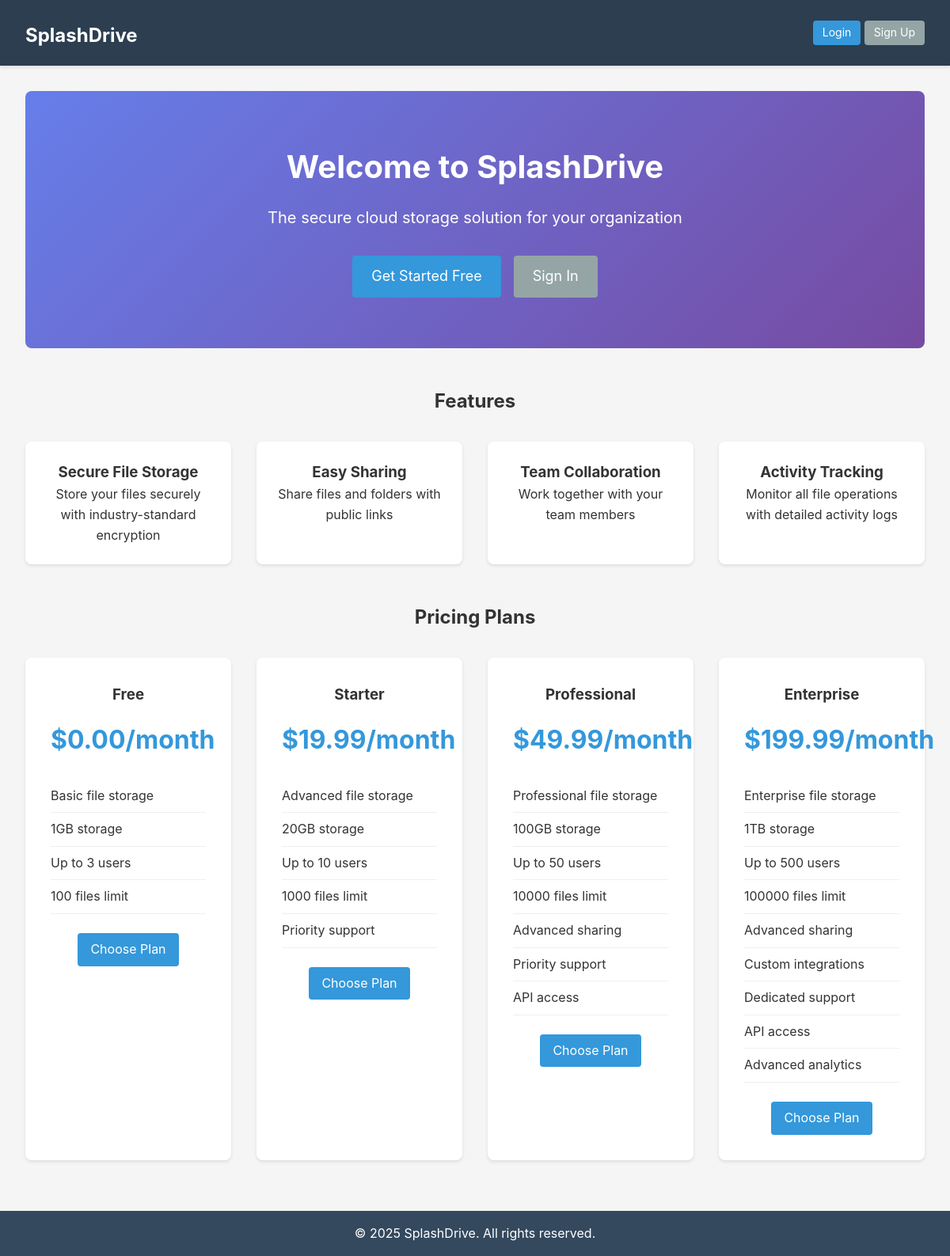
The page / on the database its author committed.
### tables this page shows
CREATE TABLE IF NOT EXISTS `subscription_plans` (
  `id` INT UNSIGNED NOT NULL AUTO_INCREMENT,
  `name` VARCHAR(255) NOT NULL,
  `slug` VARCHAR(255) NOT NULL UNIQUE,
  `description` TEXT DEFAULT NULL,
  `price_monthly` DECIMAL(10, 2) NOT NULL DEFAULT 0.00,
  `price_yearly` DECIMAL(10, 2) NOT NULL DEFAULT 0.00,
  `max_storage_bytes` BIGINT UNSIGNED NOT NULL DEFAULT 0,
  `max_users` INT UNSIGNED NOT NULL DEFAULT 0,
  `max_files` INT UNSIGNED NOT NULL DEFAULT 0,
  `features` TEXT DEFAULT NULL,
  `is_active` TINYINT(1) DEFAULT 1,
  `sort_order` INT DEFAULT 0,
  `created_at` TIMESTAMP DEFAULT CURRENT_TIMESTAMP,
  `updated_at` TIMESTAMP DEFAULT CURRENT_TIMESTAMP ON UPDATE CURRENT_TIMESTAMP,
  PRIMARY KEY (`id`),
  INDEX `idx_slug` (`slug`),
  INDEX `idx_is_active` (`is_active`)
);

### app/controllers/HomeController.php (called while the page is built, shortened)
<?php
class HomeController extends Controller {
    public function index() {
        $planModel = $this->model('SubscriptionPlan');
        $plans = $planModel->getActivePlans();
        $this->view('home/index', [
            'plans' => $plans,
            'title' => 'Welcome to ' . APP_NAME
        ]);
    }
}

### app/core/Router.php (called while the page is built, shortened)
<?php
class Router {
    private $routes = [];
    public function add($method, $path, $controller, $action) {
        $this->routes[] = [
            'method' => strtoupper($method),
            'path' => $path,
            'controller' => $controller,
            'action' => $action
        ];
    }
    public function match($url, $method = 'GET') {
        $url = parse_url($url, PHP_URL_PATH);
        foreach ($this->routes as $route) {
            $pattern = preg_replace('/\{([a-zA-Z0-9_]+)\}/', '(?P<$1>[a-zA-Z0-9_-]+)', $route['path']);
            $pattern = '#^' . $pattern . '$#';
            if (preg_match($pattern, $url, $matches)) {
                $params = [];
                return [
                    'controller' => $route['controller'],
                    'action' => $route['action'],
                    'params' => $params
                ];
            }
        }
        return false;
    }
    public function dispatch($url, $method = 'GET') {
        $route = $this->match($url, $method);
        $action = $route['action'];
        $this->params = $route['params'];
        $controller = new $controllerName();
        call_user_func_array([$controller, $action], $this->params);
    }
}

### public/index.php (called while the page is built, shortened)
<?php
require_once APP_PATH . '/core/Database.php';
require_once APP_PATH . '/core/Model.php';
require_once APP_PATH . '/core/Controller.php';
require_once APP_PATH . '/core/Router.php';
$router = new Router();
$router->add('GET', '/', 'HomeController', 'index');
$router->add('GET', '/auth/login', 'AuthController', 'login');
$router->add('POST', '/auth/login', 'AuthController', 'loginPost');
$router->add('GET', '/auth/register', 'AuthController', 'register');
$router->add('POST', '/auth/register', 'AuthController', 'registerPost');
$router->add('GET', '/auth/logout', 'AuthController', 'logout');
$router->add('GET', '/dashboard', 'DashboardController', 'index');
$router->add('GET', '/dashboard/admin', 'DashboardController', 'admin');
$router->add('GET', '/users', 'UserController', 'index');
$router->add('GET', '/users/create', 'UserController', 'create');
$router->add('POST', '/users/create', 'UserController', 'store');
$router->add('GET', '/users/edit/{id}', 'UserController', 'edit');
$router->add('POST', '/users/edit/{id}', 'UserController', 'update');
$router->add('POST', '/users/delete/{id}', 'UserController', 'delete');
$router->add('GET', '/tenants', 'TenantController', 'index');
$router->add('GET', '/tenants/create', 'TenantController', 'create');
$router->add('POST', '/tenants/create', 'TenantController', 'store');
$router->add('GET', '/tenants/edit/{id}', 'TenantController', 'edit');
$router->add('POST', '/tenants/edit/{id}', 'TenantController', 'update');
$router->add('GET', '/tenants/view/{id}', 'TenantController', 'view');
$router->add('GET', '/files', 'FileController', 'index');
$router->add('GET', '/files/folder/{id}', 'FileController', 'folder');
$router->add('POST', '/files/upload', 'FileController', 'upload');
$router->add('GET', '/files/download/{id}', 'FileController', 'download');
$router->add('POST', '/files/delete/{id}', 'FileController', 'delete');
$router->add('POST', '/files/move/{id}', 'FileController', 'move');
$router->add('POST', '/files/rename/{id}', 'FileController', 'rename');
$router->add('GET', '/files/search', 'FileController', 'search');
$router->add('GET', '/folders', 'FolderController', 'index');
$router->add('POST', '/folders/create', 'FolderController', 'create');
$router->add('POST', '/folders/delete/{id}', 'FolderController', 'delete');
$router->add('POST', '/folders/rename/{id}', 'FolderController', 'rename');
$router->add('POST', '/folders/move/{id}', 'FolderController', 'move');
$router->add('GET', '/trash', 'TrashController', 'index');
$router->add('POST', '/trash/restore/{type}/{id}', 'TrashController', 'restore');
$router->add('POST', '/trash/delete/{type}/{id}', 'TrashController', 'deletePermanently');
$router->add('POST', '/trash/empty', 'TrashController', 'empty');
$router->add('GET', '/share/{token}', 'ShareController', 'view');
$router->add('POST', '/share/create', 'ShareController', 'create');
$router->add('POST', '/share/delete/{id}', 'ShareController', 'delete');
$router->add('GET', '/shares', 'ShareController', 'index');
$router->add('GET', '/subscription', 'SubscriptionController', 'index');
$router->add('POST', '/subscription/change', 'SubscriptionController', 'change');
$router->add('GET', '/subscription/plans', 'SubscriptionController', 'plans');
$router->add('GET', '/billing', 'BillingController', 'index');
$router->add('GET', '/billing/invoices', 'BillingController', 'invoices');
$router->add('GET', '/billing/invoice/{id}', 'BillingController', 'invoice');
$router->add('POST', '/billing/pay/{id}', 'BillingController', 'pay');
$router->add('GET', '/activity', 'ActivityController', 'index');
$router->add('GET', '/activity/export', 'ActivityController', 'export');
$router->add('GET', '/api/files/list', 'ApiController', 'listFiles');
$router->add('POST', '/api/files/upload', 'ApiController', 'uploadFile');
$router->add('GET', '/api/folders/list', 'ApiController', 'listFolders');
$url = parse_url($_SERVER['REQUEST_URI'], PHP_URL_PATH);
$method = $_SERVER['REQUEST_METHOD'];
$router->dispatch($url, $method);

### app/core/Database.php (called while the page is built, shortened)
<?php
class Database {
    private static $instance = null;
    private $pdo;
    private function __construct() {
        $dsn = 'mysql:host=' . DB_HOST . ';port=' . DB_PORT . ';dbname=' . DB_NAME . ';charset=' . DB_CHARSET;
        $options = [
            PDO::ATTR_ERRMODE            => PDO::ERRMODE_EXCEPTION,
            PDO::ATTR_DEFAULT_FETCH_MODE => PDO::FETCH_ASSOC,
            PDO::ATTR_EMULATE_PREPARES   => false,
        ];
        try {
            $this->pdo = new PDO($dsn, DB_USER, DB_PASS, $options);
        } catch (PDOException $e) {
            die('Database connection failed: ' . $e->getMessage());
        }
    }
    public static function getInstance() {
        if (self::$instance === null) {
            self::$instance = new self();
        }
        return self::$instance;
    }
    public function query($sql, $params = []) {
        try {
            $stmt = $this->pdo->prepare($sql);
            $stmt->execute($params);
            return $stmt;
        } catch (PDOException $e) {
            error_log('Database query error: ' . $e->getMessage());
            throw $e;
        }
    }
    public function fetchAll($sql, $params = []) {
        $stmt = $this->query($sql, $params);
        return $stmt->fetchAll();
    }
}

### app/core/Model.php (called while the page is built, shortened)
<?php
class Model {
    protected $db;
    protected $table;
    public function __construct() {
        $this->db = Database::getInstance();
    }
    public function findAll($conditions = [], $orderBy = '', $limit = null, $offset = null) {
        $sql = "SELECT * FROM {$this->table}";
        $params = [];
        if (!empty($conditions)) {
            $where = [];
            foreach ($conditions as $key => $value) {
                $where[] = "$key = :$key";
                $params[$key] = $value;
            }
            $sql .= ' WHERE ' . implode(' AND ', $where);
        }
        if ($orderBy) {
            $sql .= " ORDER BY $orderBy";
        }
        return $this->db->fetchAll($sql, $params);
    }
}

### app/models/SubscriptionPlan.php (called while the page is built, shortened)
<?php
class SubscriptionPlan extends Model {
    public function getActivePlans() {
        return $this->findAll(['is_active' => 1], 'sort_order ASC');
    }
}

### app/views/home/index.php (the view)
<div class="home-page">
    <div class="hero">
        <h1>Welcome to <?php echo APP_NAME; ?></h1>
        <p class="lead">The secure cloud storage solution for your organization</p>
        <div class="hero-actions">
            <a href="/auth/register" class="btn btn-primary btn-lg">Get Started Free</a>
            <a href="/auth/login" class="btn btn-secondary btn-lg">Sign In</a>
        </div>
    </div>
    <div class="features">
        <h2>Features</h2>
        <div class="feature-grid">
            <div class="feature">
                <h3>Secure File Storage</h3>
                <p>Store your files securely with industry-standard encryption</p>
            </div>
            <div class="feature">
                <h3>Easy Sharing</h3>
                <p>Share files and folders with public links</p>
            </div>
            <div class="feature">
                <h3>Team Collaboration</h3>
                <p>Work together with your team members</p>
            </div>
            <div class="feature">
                <h3>Activity Tracking</h3>
                <p>Monitor all file operations with detailed activity logs</p>
            </div>
        </div>
    </div>
    <div class="pricing">
        <h2>Pricing Plans</h2>
        <div class="plans-grid">
            <?php foreach ($plans as $plan): ?>
                <div class="plan-card">
                    <h3><?php echo htmlspecialchars($plan['name']); ?></h3>
                    <p class="plan-price">$<?php echo number_format($plan['price_monthly'], 2); ?>/month</p>
                    <ul class="plan-features">
                        <?php
                        $features = explode(',', $plan['features']);
                        foreach ($features as $feature):
                        ?>
                            <li><?php echo htmlspecialchars(trim($feature)); ?></li>
                        <?php endforeach; ?>
                    </ul>
                    <a href="/auth/register?plan=<?php echo $plan['id']; ?>" class="btn btn-primary">Choose Plan</a>
                </div>
            <?php endforeach; ?>
        </div>
    </div>
</div>

### public/assets/css/style.css (style rules this page uses)
* { margin: 0; padding: 0; box-sizing: border-box; }
body { font-family: -apple-system, BlinkMacSystemFont, 'Segoe UI', Roboto, Oxygen, Ubuntu, Cantarell, sans-serif; line-height: 1.6; color: #333; background-color: #f5f5f5; }
.btn { display: inline-block; padding: 0.5rem 1rem; border: none; border-radius: 4px; cursor: pointer; text-decoration: none; font-size: 1rem; transition: all 0.3s; }
.btn-primary { background-color: #3498db; color: white; }
.btn-secondary { background-color: #95a5a6; color: white; }
.btn-lg { padding: 0.75rem 1.5rem; font-size: 1.125rem; }
.home-page { text-align: center; }
.hero { padding: 4rem 2rem; background: linear-gradient(135deg, #667eea 0%, #764ba2 100%); color: white; border-radius: 8px; margin-bottom: 3rem; }
.hero h1 { font-size: 2.5rem; margin-bottom: 1rem; }
.hero .lead { font-size: 1.25rem; margin-bottom: 2rem; }
.hero-actions { display: flex; gap: 1rem; justify-content: center; }
.features { margin: 3rem 0; }
.feature-grid { display: grid; grid-template-columns: repeat(auto-fit, minmax(250px, 1fr)); gap: 2rem; margin-top: 2rem; }
.feature { padding: 1.5rem; background-color: white; border-radius: 8px; box-shadow: 0 2px 4px rgba(0,0,0,0.1); }
.plans-grid { display: grid; grid-template-columns: repeat(auto-fit, minmax(250px, 1fr)); gap: 2rem; margin-top: 2rem; }
.plan-card { background-color: white; padding: 2rem; border-radius: 8px; box-shadow: 0 2px 4px rgba(0,0,0,0.1); text-align: center; }
.plan-price { font-size: 2rem; font-weight: bold; color: #3498db; margin: 1rem 0; }
.plan-features { list-style: none; margin: 1.5rem 0; text-align: left; }
.plan-features li { padding: 0.5rem 0; border-bottom: 1px solid #ecf0f1; }

### rows shown on the page
subscription_plans: name "Free", price_monthly "0.00", features "Basic file storage", features "1GB storage", features "Up to 3 users", features "100 files limit"
subscription_plans: name "Starter", price_monthly "19.99", features "Advanced file storage", features "20GB storage", features "Up to 10 users", features "1000 files limit", features "Priority support"
subscription_plans: name "Professional", price_monthly "49.99", features "Professional file storage", features "100GB storage", features "Up to 50 users", features "10000 files limit", features "Advanced sharing", features "Priority support", features "API access"
subscription_plans: name "Enterprise", price_monthly "199.99", features "Enterprise file storage", features "1TB storage", features "Up to 500 users", features "100000 files limit", features "Advanced sharing", features "Custom integrations", features "Dedicated support", features "API access", features "Advanced analytics"

### other values the page prints
APP_NAME "SplashDrive"
